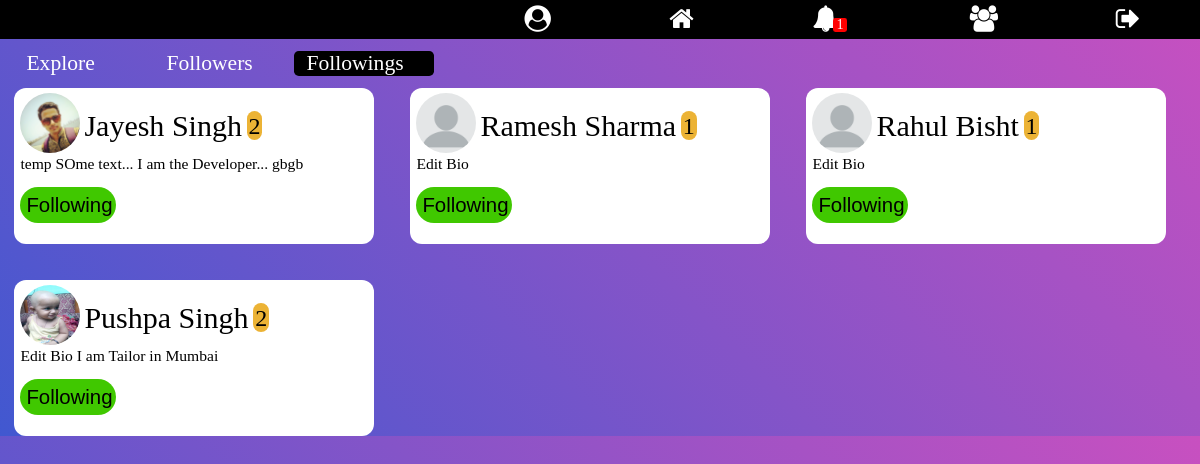
/explore/followings/ (signed in), run on an earlier commit of the app's database.
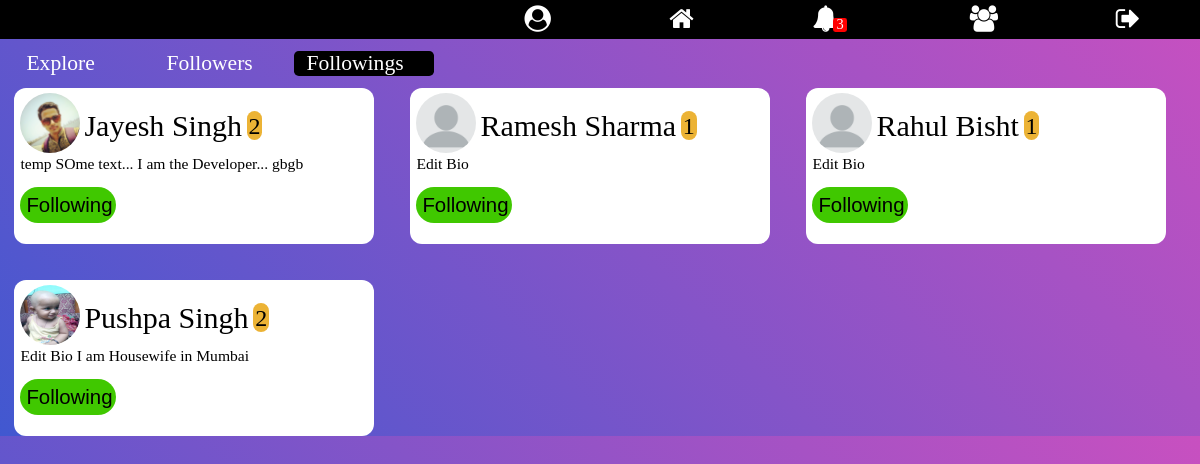
And on a later commit of the database.
### signup/models.py (models this page shows)
class Profile(models.Model):
    user = models.OneToOneField(User, on_delete=models.CASCADE)
    gender = models.CharField(max_length=10, blank=True)
    city = models.CharField(max_length=30, blank=True)
    date_of_birth = models.DateField(null=True, blank=True)
    level = models.IntegerField(default=1)
    bio = models.TextField(max_length=410, default='Edit Bio')
    profile_pic = models.ImageField(
        blank=True,
        help_text="Select Your Profile Image",
    )
    date_of_joining = models.DateTimeField(editable=False,
                                           default=timezone.now)
    follows = models.ManyToManyField('Profile')
    def __str__(self):
        return str(self.user)

### explore/views.py (the view)
# urls.py: path('followings/', views.followings, name='followings')
def followings(request):
    if request.user.is_authenticated:
        logged_in_user_profile = Profile.objects.get(user=request.user)
        followings = Profile.objects.get(id=logged_in_user_profile.id).follows.all()
        context = {
            'logged_in_user_profile': logged_in_user_profile,
            'followings': followings,
        }
        return render(request, 'followings.html', context)
    else:
        return render(request, 'followings.html', {})

### Notification/context_processor.py (called while the page is built)
def pass_value(request):
    if request.user.is_authenticated:
        user_prfile = Profile.objects.get(user=request.user)
        my_notif = Notifications.objects.filter(receiver=user_prfile)
        unseen_notif_count = my_notif.filter(view=False).count()
        context = {
            "my_notif": my_notif[:12],
            "unseen_notif_count": unseen_notif_count
        }
        return context
    else:
        context = {}
        return context

### explore/templates/followings.html
{% extends 'base.html' %}
{% block content %}
{% load static %}
<link rel="stylesheet" href="{% static 'explore/explore_style.css' %}">
  <div class="filter-menu">
    <a href="{% url 'explore' %}" id='explore'>Explore</a>
    <a href="{% url 'followers' %}" id='followers'>Followers</a>
    <a href="{% url 'followings' %}" id='followings' style="background-color: #000">Followings</a>
  </div>
  <div class="container">
    {% for user_profile in followings %}
      <div class="user-profile">
        <a href="{% url 'profile' user_profile.id %}">
          {% if user_profile.profile_pic %}
            <img src="{{ user_profile.profile_pic.url }}" alt="Image">
          {% else %}
            <img src="{% static 'home/images/default-profile.png' %}" alt="Image">
          {% endif %}
          <span class="name">{{ user_profile.user.first_name }} {{ user_profile.user.last_name }}</span><span class="level">{{ user_profile.level }}</span>
        </a>
        <p class="bio">{{ user_profile.bio }}</p>
        {% include 'follow_section.html' %}
      </div>
      {% empty %}
      <h3 align="center">Your Followers will be Listed Here... <br>
        Currently You don't have any Followers</h3>
    {% endfor %}
  </div>
{% endblock %}

### templates/follow_section.html (shortened to what this page needs)
<form id="follow-form{{ user_profile.id }}" class="follow-form">
  {% if user.is_authenticated %}
    <button type="button" id="follow{{ user_profile.id }}" class="follow-btn" name="button">Follow</button><br>
    {% else %}
    <button type="button" onclick="location.href='{% url 'login' %}';" id="follow{{ user_profile.id }}" class="follow-btn" name="button">Follow</button><br>
    {% endif %}
</form>

What changed in the data, as far as the page shows it:
changed Profile "Pushpa": bio "Edit Bio I am Tailor in Mumbai" → "Edit Bio I am Housewife in Mumbai"
Also different on the page:
{{ unseen_notif_count }}: "1" → "3"
